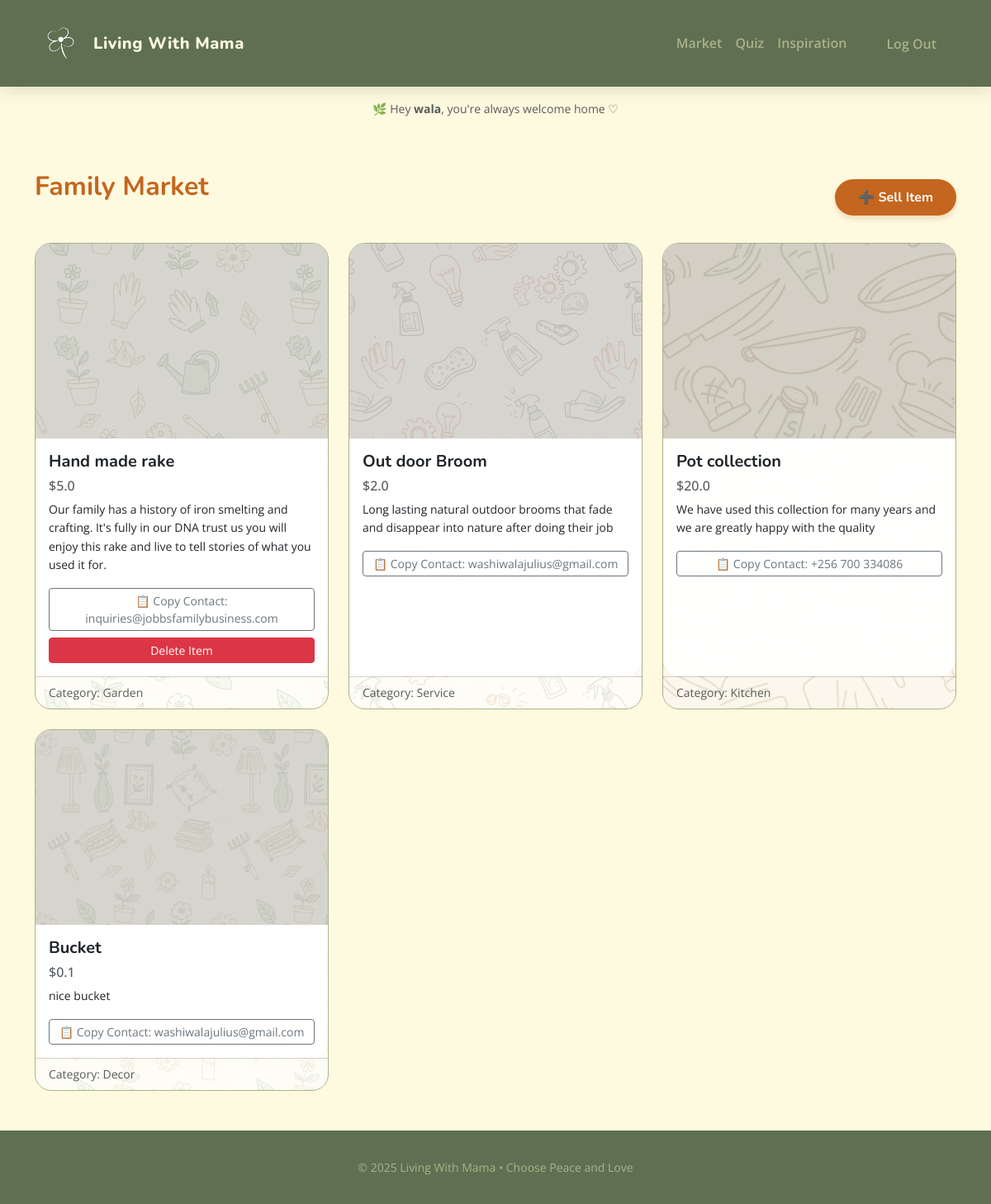
Page /market (signed in) on the committed database.
### tables this page shows
CREATE TABLE market_items (
    id INTEGER PRIMARY KEY AUTOINCREMENT,
    user_id INTEGER NOT NULL,
    title TEXT NOT NULL,
    description TEXT NOT NULL,
    price REAL NOT NULL,
    category TEXT NOT NULL, 
    contact_info TEXT NOT NULL,
    created_at TIMESTAMP DEFAULT CURRENT_TIMESTAMP,
    FOREIGN KEY(user_id) REFERENCES users(id)
);

### app.py (the view)
@app.route("/market")
@login_required
def market():
    items = db.execute("SELECT * FROM market_items ORDER BY created_at DESC")
    return render_template("market.html", items=items)

### app.py (called while the page is built)
@app.after_request
def after_request(response):
    response.headers["Cache-Control"] = "no-cache, no-store, must-revalidate"
    response.headers["Expires"] = 0
    response.headers["Pragma"] = "no-cache"
    return response

### helpers.py (called while the page is built)
def login_required(f):
    @wraps(f)
    def decorated_function(*args, **kwargs):
        if session.get("user_id") is None:
            return redirect("/login")
        return f(*args, **kwargs)
    return decorated_function

### templates/market.html (shortened to what this page needs)
{% extends "layout.html" %}
{% block main %}
<div class="d-flex justify-content-between align-items-center mb-4">
    <h2 class="mb-4 title-orange">Family Market</h2>
    <a href="/market/sell" class="btn btn-primary-custom">➕ Sell Item</a>
</div>
<div class="row row-cols-1 row-cols-md-3 g-4">
    {% for item in items %}
    <div class="col market-item">
        <div class="market-card-wrapper card card-custom h-100">
            <img src="https://placehold.co/600x400/FAEDCD/D4A373?text={{ item.category }}" class="card-img-top" alt="Item">
            <div class="card-body">
                <h5 class="card-title">{{ item.title }}</h5>
                <h6 class="text-muted">${{ item.price }}</h6>
                <p class="card-text small">{{ item.description }}</p>
                <div class="d-grid gap-2">
                    <button class="btn btn-outline-secondary btn-sm"
                            data-contact="{{ item.contact_info }}"
                            onclick="copyContact(this)">
                        📋 Copy Contact: {{ item.contact_info }}
                    </button>
                    {% if item.user_id == session.user_id %}
                    <button type="button" class="btn btn-danger btn-sm w-100" data-bs-toggle="modal" data-bs-target="#deleteModal{{ item.id }}">
                        Delete Item
                    </button>
                    {% endif %}
                </div>
            </div>
            <div class="card-footer bg-transparent text-muted small">
                Category: {{ item.category }}
            </div>
        </div>
    </div>
    {% endfor %}
</div>
{% endblock %}

### static/styles.css (style rules this page uses)
:root { --olive: #5F6F52; --laurel: #A9B388; --cornsilk: #FEFAE0; --lemon: #F9EBC7; --camel: #B99470; --orange: #C4661F; --russet: #783D19; --white: #ffffff; --font-heading: 'Nunito', sans-serif; --font-body: 'Open Sans', sans-serif; }
body { background-color: var(--cornsilk); color: var(--russet); font-family: var(--font-body); display: flex; flex-direction: column; min-height: 100vh; line-height: 1.6; }
h1, h2, h3, h4, h5 { font-family: var(--font-heading); color: var(--olive); font-weight: 700; }
.title-orange { color: var(--orange) !important; }
a { text-decoration: none; }
.card-custom { background-color: var(--white); border: 1px solid var(--laurel); border-radius: 20px; overflow: hidden; transition: transform 0.3s, box-shadow 0.3s; }
.btn-primary-custom { background-color: var(--orange); color: var(--white); border: none; border-radius: 50px; padding: 10px 28px; font-family: var(--font-heading); font-weight: 700; transition: all 0.3s; box-shadow: 0 4px 6px rgba(196, 102, 31, 0.2); }
.market-card-wrapper { position: relative; overflow: hidden; border-radius: 20px; }
.card-body, .card-footer { position: relative; z-index: 2; background-color: rgba(255, 255, 255, 0.96); border-radius: 0 0 20px 20px; }

### rows in the picture
market_items: title "Hand made rake", price "5.0", description "Our family has a history of iron smelting and crafting. It's fully in our DNA trust us you will enjoy this rake and live to tell stories of what you used it for.", contact_info "inquiries@jobbsfamilybusiness.com", category "Garden"
market_items: title "Out door Broom", price "2.0", description "Long lasting natural outdoor brooms that fade and disappear into nature after doing their job", contact_info "washiwalajulius@gmail.com", category "Service"
market_items: title "Pot collection", price "20.0", description "We have used this collection for many years and we are greatly happy with the quality", contact_info "+256 700 334086", category "Kitchen"
market_items: title "Bucket", price "0.1", description "nice bucket", contact_info "washiwalajulius@gmail.com", category "Decor"

### other values in the picture
{{ session.username }} "wala"
